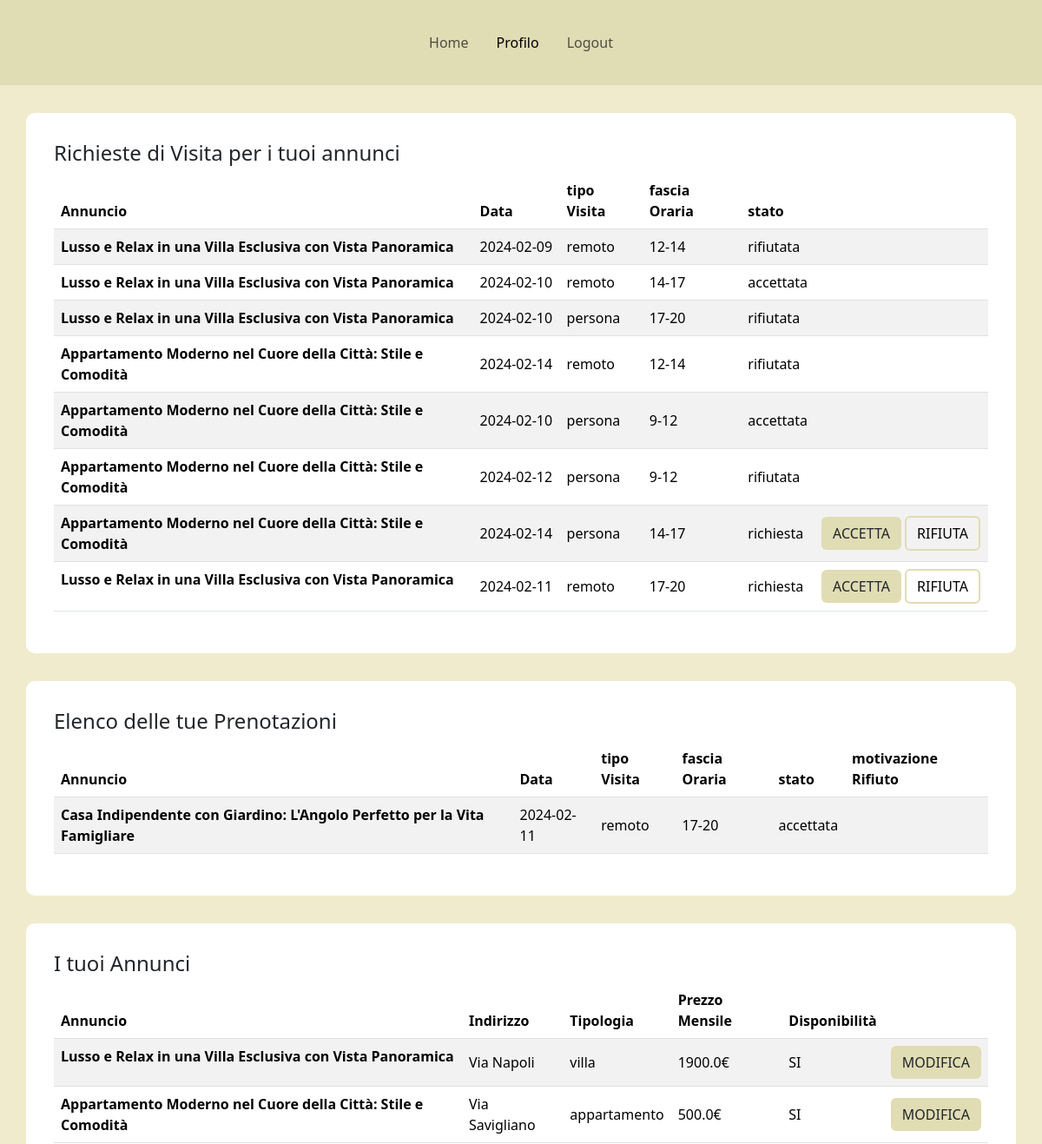
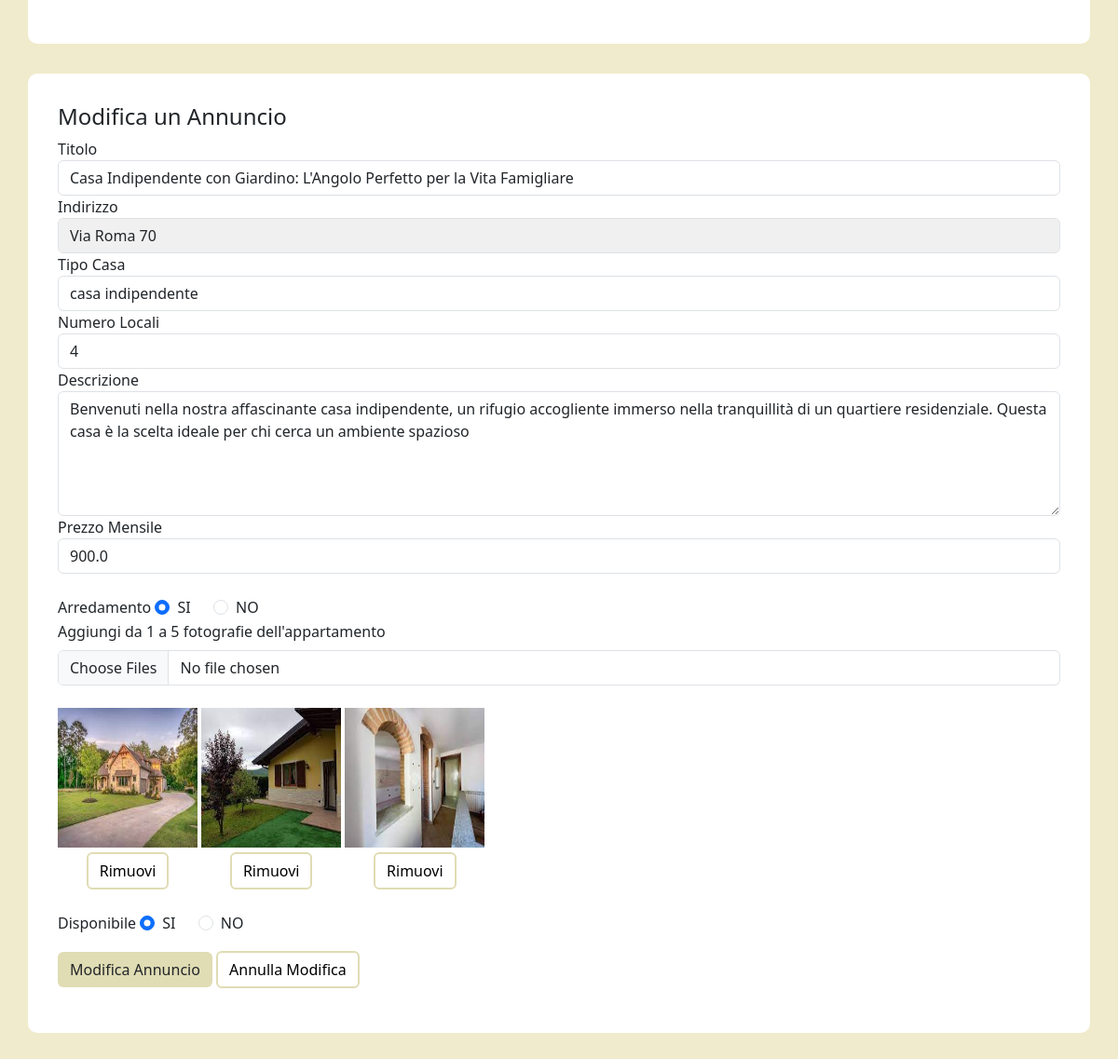
/profilo/1/1 (signed in), run on the app's committed database (2 pictures, top to bottom).
### tables this page shows
CREATE TABLE "PRENOTAZIONI" (
	"Data"	TEXT NOT NULL,
	"tipoVisita"	TEXT NOT NULL,
	"fasciaOraria"	TEXT NOT NULL,
	"stato"	TEXT NOT NULL,
	"motivazioneRifiuto"	TEXT,
	"idAnnuncio"	INTEGER NOT NULL,
	"idUtente"	INTEGER NOT NULL,
	PRIMARY KEY("idUtente","Data","fasciaOraria"),
	FOREIGN KEY("idAnnuncio") REFERENCES "ANNUNCI"("idAnnuncio")
);

CREATE TABLE "ANNUNCI" (
	"idAnnuncio"	INTEGER NOT NULL,
	"titolo"	TEXT NOT NULL,
	"indirizzo"	TEXT NOT NULL,
	"tipoCasa"	TEXT NOT NULL,
	"numeroLocali"	TEXT NOT NULL,
	"descrizione"	TEXT NOT NULL,
	"prezzoMensile"	REAL NOT NULL,
	"arredamento"	TEXT NOT NULL,
	"disponibilita"	TEXT NOT NULL,
	"idUtente"	INTEGER NOT NULL,
	PRIMARY KEY("idAnnuncio" AUTOINCREMENT),
	FOREIGN KEY("idUtente") REFERENCES "UTENTI"("idUtente")
);

### app.py (the view, shortened to what this page needs)
@app.route('/profilo')
@app.route('/profilo/<int:id>')
@app.route('/profilo/<int:id>/<path:foto>')
@login_required
def profilo(id=None, foto=None): #annuncio=None significa che il parametro è opzionale.
   if foto is None and id is not None:
      annunci=posts_dao.get_annunci(current_user.id)
      annuncio=posts_dao.get_singleAnnuncio(id)
      prenotazioniL1, prenotazioniL2=posts_dao.get_prenotazioniL(current_user.id)
      return render_template('profilo.html', annunci=annunci, annuncio=annuncio,prenotazioniL1=prenotazioniL1, prenotazioniL2=prenotazioniL2)
   if foto is not None and id is not None:
      annunci=posts_dao.get_annunci(current_user.id)
      annuncio=posts_dao.get_singleAnnuncio(id)
      annuncio_dict=dict(annuncio)
      foto_concatenate=annuncio['foto_concatenate'].split(',')
      if foto in foto_concatenate:
         foto_concatenate.remove(foto)
      nuova_foto_concatenate=','.join(foto_concatenate)
      annuncio_dict['foto_concatenate']=nuova_foto_concatenate
      prenotazioniL1, prenotazioniL2=posts_dao.get_prenotazioniL(current_user.id)
      return render_template('profilo.html', annunci=annunci, annuncio=annuncio_dict,prenotazioniL1=prenotazioniL1, prenotazioniL2=prenotazioniL2)

### app.py (called while the page is built)
@login_manager.user_loader
def load_user(user_id):
    db_user=posts_dao.get_user_by_id(user_id)
    user = User(id=db_user['idUtente'],
                username=db_user['username'],
                password=db_user['password'],
                tipo=db_user['tipo'])
    return user

### posts_dao.py (called while the page is built)
def get_user_by_id(id_utente):
    query = 'SELECT * FROM UTENTI WHERE idUtente = ?'
    connection = sqlite3.connect('db/affitti.db')
    connection.row_factory = sqlite3.Row
    cursor = connection.cursor()
    cursor.execute(query, (id_utente,))
    result = cursor.fetchone()
    cursor.close()
    connection.close()
    return result

def get_annunci(id):
    conn =sqlite3.connect('db/affitti.db')
    conn.row_factory = sqlite3.Row
    cursor= conn.cursor()
    sql = '''SELECT  ANNUNCI.idAnnuncio, titolo, indirizzo, tipoCasa, numeroLocali, descrizione,
    prezzoMensile, arredamento, disponibilita, urlFoto FROM ANNUNCI, FOTO
    where ANNUNCI.idUtente = ? and ANNUNCI.idAnnuncio = FOTO.idAnnuncio and FOTO.rimosso= 'FALSE'
    GROUP BY ANNUNCI.idAnnuncio'''
    cursor.execute(sql, (id,))
    annunci= cursor.fetchall()
    cursor.close()
    conn.close()
    return annunci

def get_singleAnnuncio(id):
    conn =sqlite3.connect('db/affitti.db')
    conn.row_factory = sqlite3.Row
    cursor= conn.cursor()
    sql = '''SELECT ANNUNCI.* ,GROUP_CONCAT(urlFoto, ',') AS foto_concatenate
           FROM ANNUNCI, FOTO
           where ANNUNCI.idAnnuncio = ? and ANNUNCI.idAnnuncio = FOTO.idAnnuncio and FOTO.rimosso ='FALSE'
           GROUP BY ANNUNCI.idAnnuncio'''
    cursor.execute(sql, (id,))
    annuncio= cursor.fetchone()  #vedere se meglio fetchone o fetchall
    cursor.close()
    conn.close()
    return annuncio

def get_prenotazioniL(id):
    conn =sqlite3.connect('db/affitti.db')
    conn.row_factory = sqlite3.Row
    cursor= conn.cursor()
    sql1='SELECT PRENOTAZIONI.*, ANNUNCI.titolo \
            FROM PRENOTAZIONI, ANNUNCI\
            WHERE PRENOTAZIONI.idAnnuncio=ANNUNCI.idAnnuncio \
            AND PRENOTAZIONI.idUtente = ?'
    sql2='SELECT PRENOTAZIONI.*, ANNUNCI.titolo \
            FROM PRENOTAZIONI, ANNUNCI\
            WHERE PRENOTAZIONI.idAnnuncio = ANNUNCI.idAnnuncio\
            AND ANNUNCI.idUtente = ?'
    result1 = cursor.execute(sql1, (id,)).fetchall()
    result2 = cursor.execute(sql2, (id,)).fetchall()
    cursor.close()
    conn.close()
    return result1, result2

### templates/profilo.html (shortened to what this page needs)
{% extends "base.html" %}
{% block liNav %}
  <li class="nav-item">
    <a class="nav-link mx-2" aria-current="page" href="{{url_for('index')}}">Home</a>
  </li>
  {% if current_user.is_authenticated %}
    <li class="nav-item">
      <a class="nav-link mx-2 active" href="#">Profilo</a>
    </li>
    <li class="nav-item">
      <a class="nav-link mx-2" href="{{url_for('logout')}}">Logout</a>
    </li>
    {% else %}
    <li class="nav-item">
      <a class="nav-link mx-2" href="{{url_for('Page_login')}}">Login</a>
    </li>
  {% endif %}
{% endblock %}
{% block content %}
  {% if current_user.tipo == 'locatore' %}
    <div class="container containerDefault">
      <h4>Richieste di Visita per i tuoi annunci</h4>
      <div style="background-color: #e7effd;">
          <table class="table table-striped">
            <thead>
              <tr>
                <th scope="col">Annuncio</th>
                <th scope="col">Data</th>
                <th scope="col">tipo Visita</th>
                <th scope="col">fascia Oraria</th>
                <th scope="col">stato</th>
                <th scope="col" colspan="3"></th>
              </tr>
            </thead>
            <tbody>
              {% for pren in prenotazioniL2 %}
                {% if pren.idUtente != current_user.id %}
                  <tr>
                    {% if pren.stato == 'richiesta' %}
                      <form action="/gestioneStatoRichiesta" method="POST">
                    {%endif%}
                      <th scope="row">{{pren.titolo}}</th>
                      <td class="tdData">{{pren.Data}}</td>
                      <td>{{pren.tipoVisita}}</td>
                      <td>{{pren.fasciaOraria}}</td>
                      <td>{{pren.stato}}</td>
                    {% if pren.stato == 'richiesta' %}
                      <td class="tdAeR">
                        <button type="submit" class="btn buttonAccRichiesta" name="btnRichiesta" value="accetta">ACCETTA</button>
                        <button type="submit" class="btn buttonRifRichiesta" name="btnRichiesta" value="rifiuta">RIFIUTA</button>
                      </td>
                    </form>
                    {%else%}
                        <td  colspan="3"></td>
                    {% endif %}
                  </tr>
                {% endif %}
              {% endfor %}
            </tbody>
          </table>
      </div>
    </div>
    <div class="container containerDefault">
      <h4>Elenco delle tue Prenotazioni</h4>
      <div style="background-color: #e7effd;">
        <table class="table table-striped">
          <thead>
            <tr>
              <th scope="col">Annuncio</th>
              <th scope="col">Data</th>
              <th scope="col">tipo Visita</th>
              <th scope="col">fascia Oraria</th>
              <th scope="col">stato</th>
              <th scope="col">motivazione Rifiuto</th>
            </tr>
          </thead>
          <tbody>
            {% for pren in prenotazioniL1 %}
              {% if pren.idUtente == current_user.id %}
              <tr>
                <th scope="row">{{pren.titolo}}</th>
                <td>{{pren.Data}}</td>
                <td>{{pren.tipoVisita}}</td>
                <td>{{pren.fasciaOraria}}</td>
                <td>{{pren.stato}}</td>
                {% if pren.motivazioneRifiuto is not none %}
                  <td>{{pren.motivazioneRifiuto}}</td>
                {% else %}
                  <td></td>
                {% endif%}
              </tr>
              {% endif %}
            {% endfor %}
          </tbody>
        </table>
      </div>
    </div>
    <div class="container containerDefault">
      <h4>I tuoi Annunci</h4>
        <div style="background-color: #e7effd;">
          <table class="table table-striped">
            <thead>
              <tr>
                <th scope="col">Annuncio</th>
                <th scope="col">Indirizzo</th>
                <th scope="col">Tipologia</th>
                <th scope="col">Prezzo Mensile</th>
                <th scope="col">Disponibilità</th>
                <th scope="col"></th>
              </tr>
            </thead>
            <tbody>
              {% for ann in annunci %}
                <tr>
                  <th scope="row">{{ann.titolo}}</th>
                  <td>{{ann.indirizzo}}</td>
                  <td>{{ann.tipoCasa}}</td>
                  <td>{{ann.prezzoMensile}}€</td>
                  <td>{{ann.disponibilita}}</td>
                  <td>
                    <form action="/modificaAnn/{{ann.idAnnuncio}}" method="POST">
                      <button type="submit" class="btn buttonModifica">MODIFICA</button>
                    </form>
                  </td>
                </tr>
              {% endfor %}
            </tbody>
          </table>
        </div>
    </div>
    <div class="container containerDefault">
      {% if current_user.is_authenticated %}
            {% if annuncio %}
          <form action="/Ann/mod" method="POST" enctype="multipart/form-data">
            <h4>Modifica un Annuncio</h4>
              <div class="form-group">
                  <label for="titolo">Titolo</label>
                  <input type="text" name="titolo" class="form-control" value="{{annuncio.titolo}}" required autofocus>
              </div>
              <div class="form-group">
                <label for="indirizzo">Indirizzo</label>
                <input type="text" name="indirizzo" class="form-control grigioChiaro" value="{{annuncio.indirizzo}}" readonly>
              </div>
              <div class="form-group">
                <label for="tipoC">Tipo Casa</label>
                <select class="form-control" name="tipoC" required>
                  {% set case = ['casa indipendente', 'appartamento', 'loft', 'villa'] %}
                  {% for casa in case %}
                      <option name="tipoC" {% if annuncio.tipoCasa == casa %}selected{% endif %}>{{ casa }}</option>
                  {% endfor %}
                </select>
              </div>
              <div class="form-group">
                <label for="numLocali">Numero Locali</label>
                <select class="form-control" name="numLocali" required>
                  {% set numeri = ['1','2','3','4','5+'] %}
                  {% for numero in numeri %}
                      <option name="numLocali" {% if annuncio.numeroLocali == numero %}selected{% endif %}>{{ numero }}</option>
                  {% endfor %}
                </select>
              </div>
              <div class="form-group">
                  <label for="descrizione">Descrizione</label>
                  <textarea name="descrizione" msg cols="30" rows="5" class="form-control" required>{{annuncio.descrizione}}</textarea>
              </div>
              <div class="form-group">
                <label for="prezzoM">Prezzo Mensile</label>
                <input type="number" name="prezzoM" class="form-control" value="{{annuncio.prezzoMensile}}" min="100" max="2500" step="50" required>
              </div>
              <br>
              <div class="form-group mb-3">
                <label for="divArredato">Arredamento</label>
                {% if annuncio.arredamento == 'SI' %}
                  <div class="form-check form-check-inline" id="divArredato">
                    <input type="radio" class="form-check-input" id="rad1" name="arredato" value="SI" checked>SI
                  </div>
                  <div class="form-check form-check-inline">
                    <input type="radio" class="form-check-input" id="rad2" name="arredato" value="NO">NO
                  </div>
                {% endif %}
              <div class="form-group">
                  <label for="imgCommento" class="form-label">Aggiungi da 1 a 5 fotografie dell'appartamento</label>
                  <input class="form-control" type="file" name="imgAnnuncio" multiple>
                  <br>
                  {% set foto_list = annuncio.foto_concatenate.split(',') %}
                  {%if foto_list != [''] %}
                    {% for foto in foto_list %}
                      <div class="foto-container">
                              <img src="{{ url_for('static', filename=foto) }}" alt="Foto" class="fotoAnnunci">
                              <button type="submit" class="btn buttonRimuovi" name="rimuoviFoto" value="{{ foto }}">Rimuovi</button>
                      </div>
                    {% endfor %}
                  {%endif%}
              </div>
              <br>
              <div class="form-group mb-3">
                <label for="divDisponibile">Disponibile</label>
                {% if annuncio.disponibilita == 'SI' %}
                <div class="form-check form-check-inline" id="divDisponibile">
                  <input type="radio" class="form-check-input" id="radD1" name="disponibile" value="SI" checked>SI
                </div>
                <div class="form-check form-check-inline">
                  <input type="radio" class="form-check-input" id="radD2" name="disponibile" value="NO">NO
                </div>
                {% endif %}
              </div>
              <div class="form-group">
                  <button type="submit" id="annuncio" class="btn buttonModifica">Modifica Annuncio</button>
                  <a href="{{url_for('profilo')}}" class="btn buttonRimuovi">Annulla Modifica</a>
                </div>
            </form>
          {% endif %}
      {% endif %}
    </div>
  {%endif%}
{% endblock %}

### static/css/style.css (style rules this page uses)
.nav-item { line-height:50px; }
body { background-color: #f0ebcc; }
.fotoAnnunci { width: 150px; height: 150px; }
.foto-container { display: inline-block; }
.foto-container button { display: block; margin:auto; margin-top: 5px; }
.grigioChiaro { background-color: #f0f0f0; }
.containerDefault { background-color: white; padding: 2rem; margin-top: 2rem; border-radius: 10px; margin-bottom: 2rem; }
.buttonAccRichiesta { background-color: #e0dcb4; }
.buttonRifRichiesta { background-color: transparent; border: 2px solid #e0dcb4; color: black; }
.buttonModifica { background-color: #e0dcb4; }
.buttonRimuovi { background-color: transparent; border: 2px solid #e0dcb4; color: black; }
td { vertical-align: middle; }
.tdData { width: 100px; }
.tdAeR { width: 200px; }

### data on the page
PRENOTAZIONI: titolo "Lusso e Relax in una Villa Esclusiva con Vista Panoramica", Data "2024-02-09", tipoVisita "remoto", fasciaOraria "12-14", stato "rifiutata"
PRENOTAZIONI: titolo "Lusso e Relax in una Villa Esclusiva con Vista Panoramica", Data "2024-02-10", tipoVisita "remoto", fasciaOraria "14-17", stato "accettata"
PRENOTAZIONI: titolo "Lusso e Relax in una Villa Esclusiva con Vista Panoramica", Data "2024-02-10", tipoVisita "persona", fasciaOraria "17-20", stato "rifiutata"
PRENOTAZIONI: titolo "Appartamento Moderno nel Cuore della Città: Stile e Comodità", Data "2024-02-14", tipoVisita "remoto", fasciaOraria "12-14", stato "rifiutata"
PRENOTAZIONI: titolo "Appartamento Moderno nel Cuore della Città: Stile e Comodità", Data "2024-02-10", tipoVisita "persona", fasciaOraria "9-12", stato "accettata"
PRENOTAZIONI: titolo "Appartamento Moderno nel Cuore della Città: Stile e Comodità", Data "2024-02-12", tipoVisita "persona", fasciaOraria "9-12", stato "rifiutata"
PRENOTAZIONI: titolo "Appartamento Moderno nel Cuore della Città: Stile e Comodità", Data "2024-02-14", tipoVisita "persona", fasciaOraria "14-17", stato "richiesta"
PRENOTAZIONI: titolo "Lusso e Relax in una Villa Esclusiva con Vista Panoramica", Data "2024-02-11", tipoVisita "remoto", fasciaOraria "17-20", stato "richiesta"
PRENOTAZIONI: titolo "Casa Indipendente con Giardino: L'Angolo Perfetto per la Vita Famigliare", Data "2024-02-11", tipoVisita "remoto", fasciaOraria "17-20", stato "accettata"
ANNUNCI: titolo "Lusso e Relax in una Villa Esclusiva con Vista Panoramica", indirizzo "Via Napoli", tipoCasa "villa", prezzoMensile "1900.0", disponibilita "SI"
ANNUNCI: titolo "Appartamento Moderno nel Cuore della Città: Stile e Comodità", indirizzo "Via Savigliano", tipoCasa "appartamento", prezzoMensile "500.0", disponibilita "SI"
ANNUNCI: titolo "Casa Indipendente con Giardino: L'Angolo Perfetto per la Vita Famigliare", indirizzo "Via Roma 70", tipoC "casa indipendente", numLocali "4", descrizione "Benvenuti nella nostra affascinante casa indipendente, un rifugio accogliente immerso nella tranquillità di un quartiere residenziale. Questa casa è la scelta ideale per chi cerca un ambiente spazioso", prezzoM "900.0"
